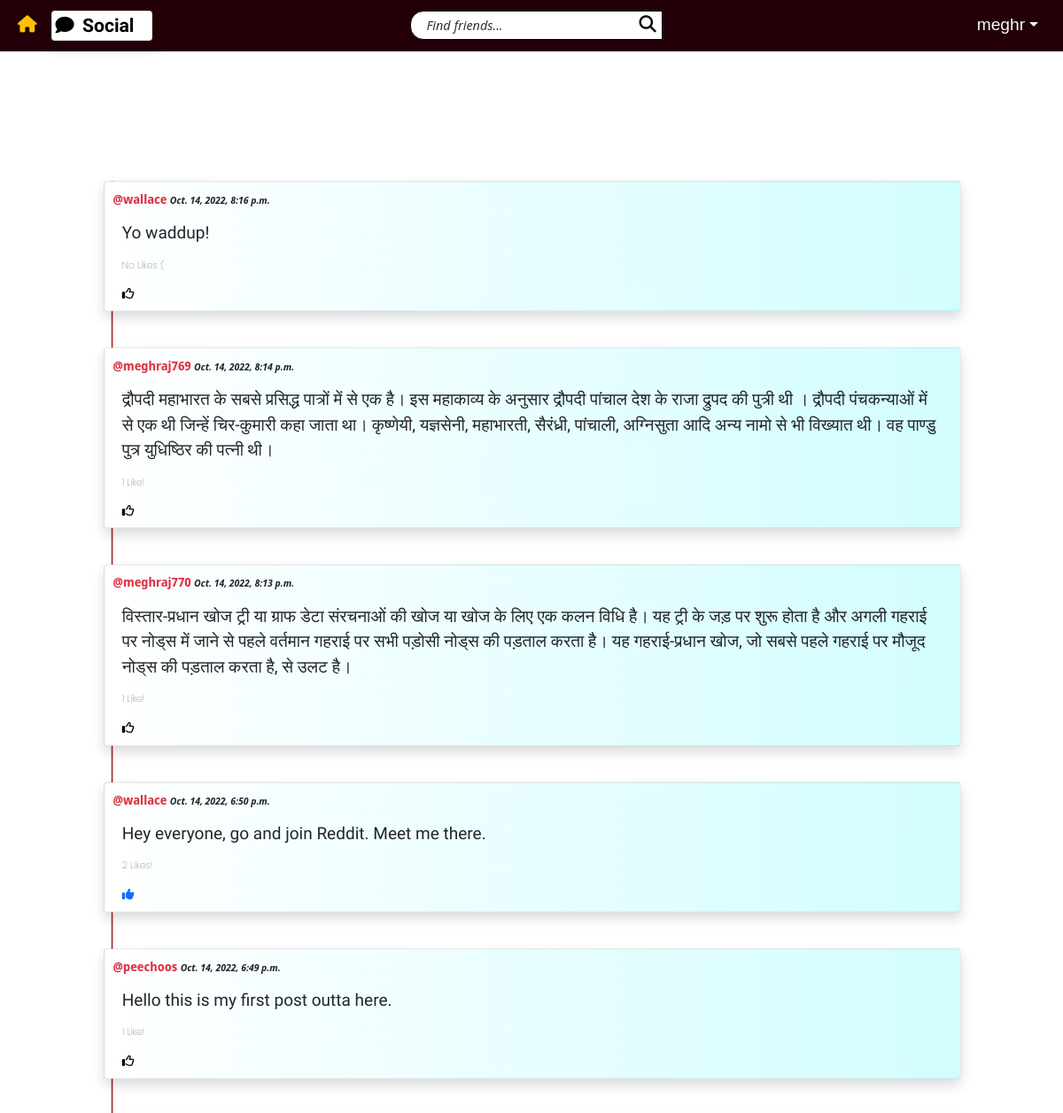
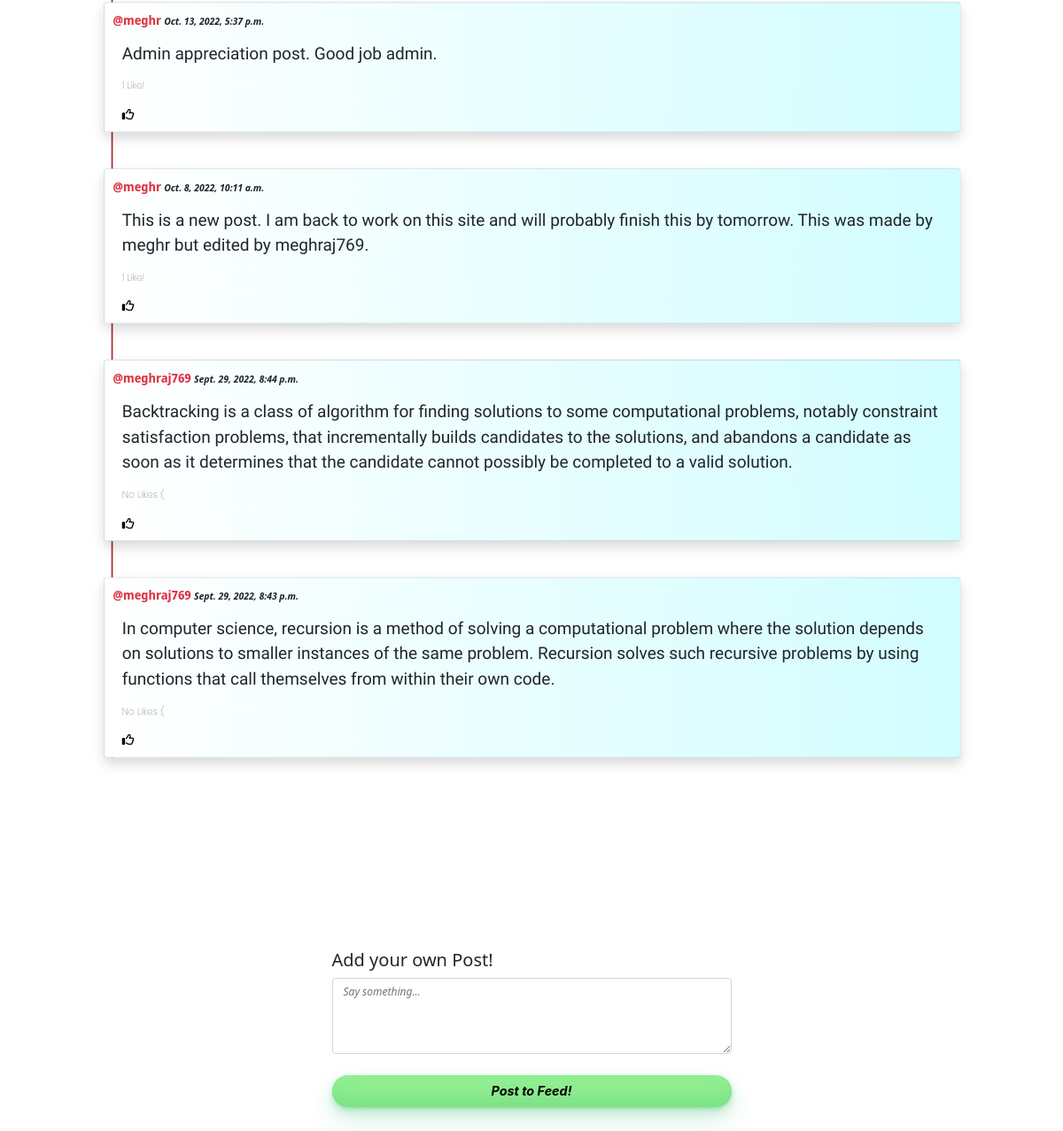
/social/ (signed in), run on the app's committed database (2 pictures, top to bottom).
### main/models.py (models this page shows, shortened)
class Post(models.Model):
    body = models.TextField()
    created_on = models.DateTimeField(default=timezone.now)
    author = models.ForeignKey(User, on_delete=models.CASCADE)
    likers = models.ManyToManyField(User, blank=True, related_name='likers')
    does_like = models.BooleanField(default=False)
    likes = 0
    @property
    def returnlikes(self):
        likes = len(self.likers.all())
        if likes==0:
            return 'No Likes :('
        if likes==1:
            return '1 Like!'
        return str(likes)+' Likes!'

### main/views.py (the view, shortened to what this page needs)
# urls.py: path('', PostList.as_view(), name='post_list'),
class PostList(LoginRequiredMixin, View):
	def get(self, request, *args, **kwargs):
		posts = Post.objects.all().order_by('-created_on')
		form = PostForm()
		for post in posts:
			post.does_like = request.user in post.likers.all()
			post.likes = len(post.likers.all())
		context = {
			'post_list' : posts,
			'form' : form,
		}
		return render(request, 'main/post_list.html', context)

### main/forms.py
class PostForm(forms.ModelForm):
    body = forms.CharField(
        label='',
        widget=forms.Textarea(attrs={
            'rows': 3,
            'placeholder': 'Say something...',
        })
    )
    class Meta:
        model = Post
        fields = ['body']

### main/templates/main/post_list.html (shortened to what this page needs)
{% extends 'landing/base.html' %}
{% load crispy_forms_tags %}
{% block content %}
<div class="container">
    <div class="list-wrapper">
        {% for post in post_list %}
            <div class="card shadow mb-5 row pop-up">
                    <div class="author-time mb-3">
                        <a href="{% url 'profile' post.author.profile.pk %}" class="text-danger">
                            @{{post.author}}
                        </a>
                        <span class="create-time">{{post.created_on}}</span>
                    </div>
                    <div class="position-relative">
                        <p class="post-body">{{ post.body }}</p>
                    </div>
                    <div>
                        <p class="user-name">{{post.returnlikes}}</p>
                        {% if post.does_like %}
                            <form action="{% url 'unlike' post.pk %}" method="POST">
                                <button class="like-btn"><i class="fa-solid fa-thumbs-up text-primary"></i></button>
                            </form>
                        {% else %}
                            <form action="{% url 'like' post.pk %}" method="POST">
                                <button class="like-btn"><i class="fa-regular fa-thumbs-up"></i></button>
                            </form>
                        {% endif %}
                    </div>
            </div>
            {% empty %}
            <div class="row card rounded">
                <div class="col-md-8 col-sm-12 mb-3 border-bottom position-relative">
                    <h5>No posts to show!</h5>
                </div>
            </div>
        {% endfor %}
    </div>
    <div class="row mt-5 justify-content-center">
        <div class="col-md-5 col-sm-12">
            <h5>Add your own Post!</h5>
        </div>
    </div>
    <div class="row mb-5 justify-content-center">
        <div class="col-md-5 col-sm-12">
            <form method="POST">
                {{ form | crispy }}
                <div class="d-grid gap-2 mt-4">
                    <button class="button-33" type="submit">Post to Feed!</button>
                </div>
            </form>
        </div>
    </div>
</div>
{% endblock %}

### landing/templates/landing/navbar.html (shortened to what this page needs)
<div class="poppins-font">
    <nav class="navbar fixed-top navbar-expand-lg navbar-style py-1">
        <div class="container-fluid ">
            <a href="{% url 'index' %}"><i class="text-warning ms-2 me-3 fa-solid fa-house"></i></a>
            <a class="navbar"
            {% if user.is_authenticated %}
            href="{% url 'post_list' %}"
            {% else %}
            href="{% url 'index' %}"
            {% endif %}
            ><div class="rounded card shadow brand"><i class="fas fa-comment px-1 "></i> Social</div></a>
            <div class="collapse navbar-collapse" id="navbarSupportedContent">
                <form class="d-flex mx-auto me-5" method="GET" action="{% url 'search' %}">
                    <div class="input-group">
                        <input name="query" value="{{ request.GET.query }}" type="text" class="search-input" placeholder="    Find friends..." aria-label="Username" aria-describedby="basic-addon1">
                        <button type="submit"><i class="fa-sharp fa-solid fa-magnifying-glass"></i></button>
                    </div>
                </form>
                {% if user.is_authenticated %}
                    <div class="nav-item dropdown">
                        <a class="nav-link dropdown-toggle text-light text-sm" data-bs-toggle="dropdown" role="button" aria-expanded="false">{{request.user}}</a>
                    </div>
                {% endif %}
            </div>
        </div>
    </nav>
</div>

### static/landing/css/styles.css (style rules this page uses)
body { overscroll-behavior-y: none; }
html { scroll-behavior: smooth; overflow-x: hidden; }
::placeholder { color: black; font-style: italic; font-size: 75%; opacity: 80%; font-family: 'Segoe UI', Tahoma, Geneva, Verdana, sans-serif; }
a, a:hover, a:focus, a:active { text-decoration: none; color: black; }
.author-time { padding: 0; font-size: 100%; font-weight: bolder; }
button { border: 1px solid black; border-left: none; background-color: white; }
.brand { font-weight: bold; font-family: 'Dancing Script', cursive; background-color: white; font-size: 110%; color: black; padding-right: 20px; display: inline; }
.create-time { font-style: italic; font-weight: light; font-size: 0.8em; }
.list-wrapper { transform: scale(0.85); border-left: 2px solid brown; font-family: 'Noto Sans Display', sans-serif; padding: 0; }
.like-btn { padding: 0; border: none; background: none; }
.navbar-style { background-color: #230007; }
.poppins-font { font-family: 'Source Sans Pro', sans-serif; font-size: 120%; }
.pop-up { padding: 1%; background: #70e1f5; background: -webkit-linear-gradient(to right, white, #D2FDFF); background: linear-gradient(to right, white, #D2FDFF); }
.post-body { font-family: 'Kalam'; font-size: 1.4em; }
.search-input { border: 1px solid black; border-radius: 15px; }
.user-name { font-family: 'poppins'; font-size: 80%; font-weight: 100; }
.button-33 { background-color: lightgreen; border: 2px solid black; border-radius: 100px; box-shadow: rgba(44, 187, 99, .2) 0 -25px 18px -14px inset,rgba(44, 187, 99, .15) 0 1px 2px,rgba(44, 187, 99, .15) 0 2px 4px,rgba(44, 187, 99, .15) 0 4px 8px,rgba(44, 187, 99, .15) 0 8px 16px,rgba(44, 187, 99, .15) 0 16px 32px; color: black; font-weight: bold; cursor: pointer; display: inline-block; font-family: CerebriSans-Regular,-apple-system,system-ui,Roboto,sans-serif; font-style: italic; padding: 7px 20px; text-align: center; text-decoration: none; transition: all 250ms; border: 0; font-size: 0.9em; user-select: none; -webkit-user-select: none; touch-action: manipulation; }

### data on the page
Post: author "wallace", created_on "Oct. 14, 2022, 8:16 p.m.", body "Yo waddup!", returnlikes "No Likes :(", does_like False (drawn)
Post: author "meghraj769", created_on "Oct. 14, 2022, 8:14 p.m.", body "द्रौपदी महाभारत के सबसे प्रसिद्ध पात्रों में से एक है। इस महाकाव्य के अनुसार द्रौपदी पांचाल देश के राजा द्रुपद की पुत्री थी । द्रौपदी पंचकन्याओं में से एक थी जिन्हें चिर-कुमारी कहा जाता था। कृष्णेयी, यज्ञसेनी, महाभारती, सैरंध्री, पांचाली, अग्निसुता आदि अन्य नामो से भी विख्यात थी। वह पाण्डु पुत्र युधिष्ठिर की पत्नी थी।", returnlikes "1 Like!", does_like False (drawn)
Post: author "meghraj770", created_on "Oct. 14, 2022, 8:13 p.m.", body "विस्तार-प्रधान खोज ट्री या ग्राफ डेटा संरचनाओं की खोज या खोज के लिए एक कलन विधि है। यह ट्री के जड़ पर शुरू होता है और अगली गहराई पर नोड्स में जाने से पहले वर्तमान गहराई पर सभी पड़ोसी नोड्स की पड़ताल करता है। यह गहराई-प्रधान खोज, जो सबसे पहले गहराई पर मौजूद नोड्स की पड़ताल करता है, से उलट है।", returnlikes "1 Like!", does_like False (drawn)
Post: author "wallace", created_on "Oct. 14, 2022, 6:50 p.m.", body "Hey everyone, go and join Reddit. Meet me there.", returnlikes "2 Likes!", does_like False (drawn)
Post: author "peechoos", created_on "Oct. 14, 2022, 6:49 p.m.", body "Hello this is my first post outta here.", returnlikes "1 Like!", does_like False (drawn)
Post: author "meghr", created_on "Oct. 13, 2022, 5:37 p.m.", body "Admin appreciation post. Good job admin.", returnlikes "1 Like!", does_like False (drawn)
Post: author "meghr", created_on "Oct. 8, 2022, 10:11 a.m.", body "This is a new post. I am back to work on this site and will probably finish this by tomorrow. This was made by meghr but edited by meghraj769.", returnlikes "1 Like!", does_like False (drawn)
Post: author "meghraj769", created_on "Sept. 29, 2022, 8:44 p.m.", body "Backtracking is a class of algorithm for finding solutions to some computational problems, notably constraint satisfaction problems, that incrementally builds candidates to the solutions, and abandons a candidate as soon as it determines that the candidate cannot possibly be completed to a valid solution.", returnlikes "No Likes :(", does_like False (drawn)
Post: author "meghraj769", created_on "Sept. 29, 2022, 8:43 p.m.", body "In computer science, recursion is a method of solving a computational problem where the solution depends on solutions to smaller instances of the same problem. Recursion solves such recursive problems by using functions that call themselves from within their own code.", returnlikes "No Likes :(", does_like False (drawn)

### other printed values
{{ request.user }} "meghr"
